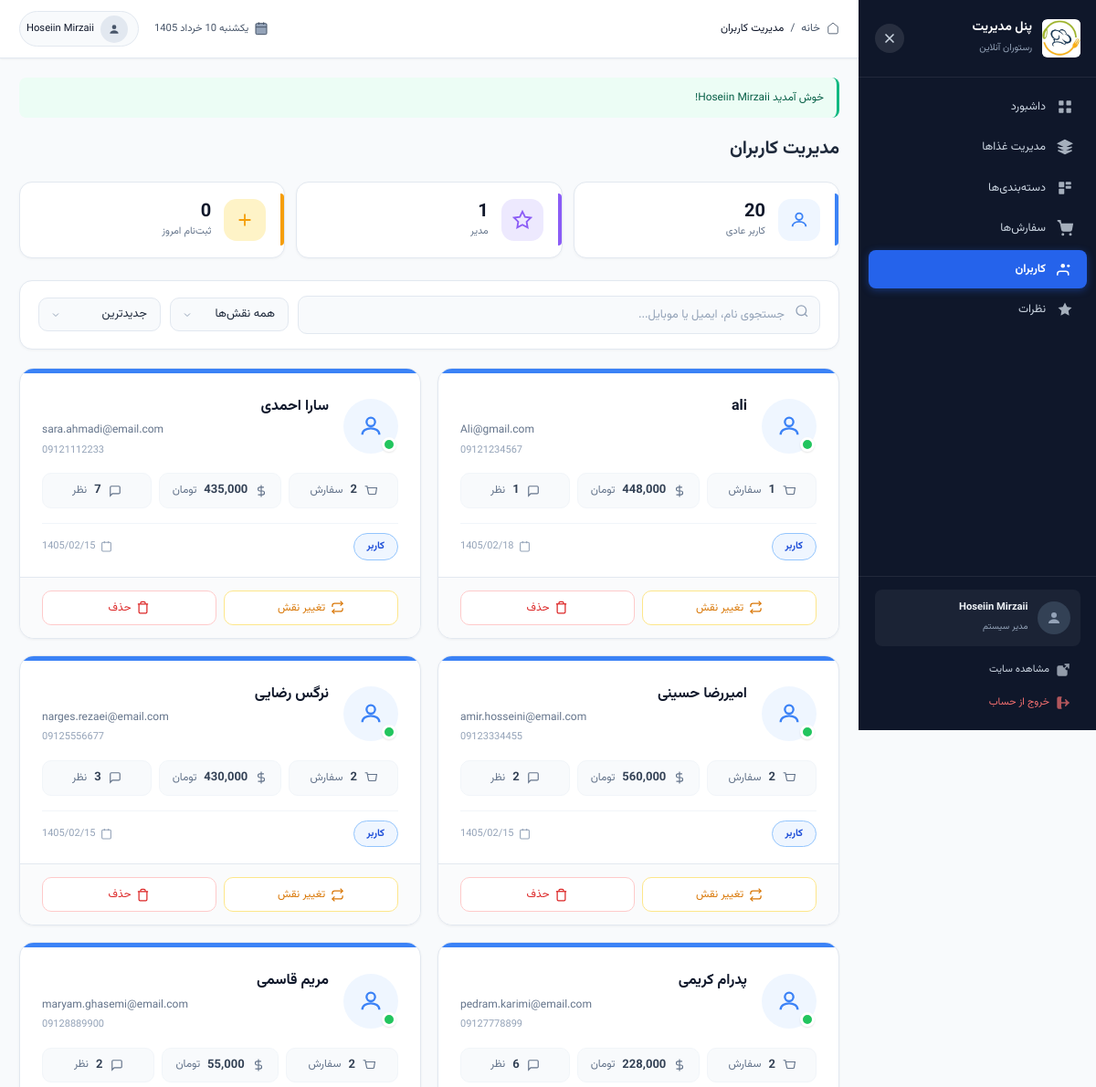
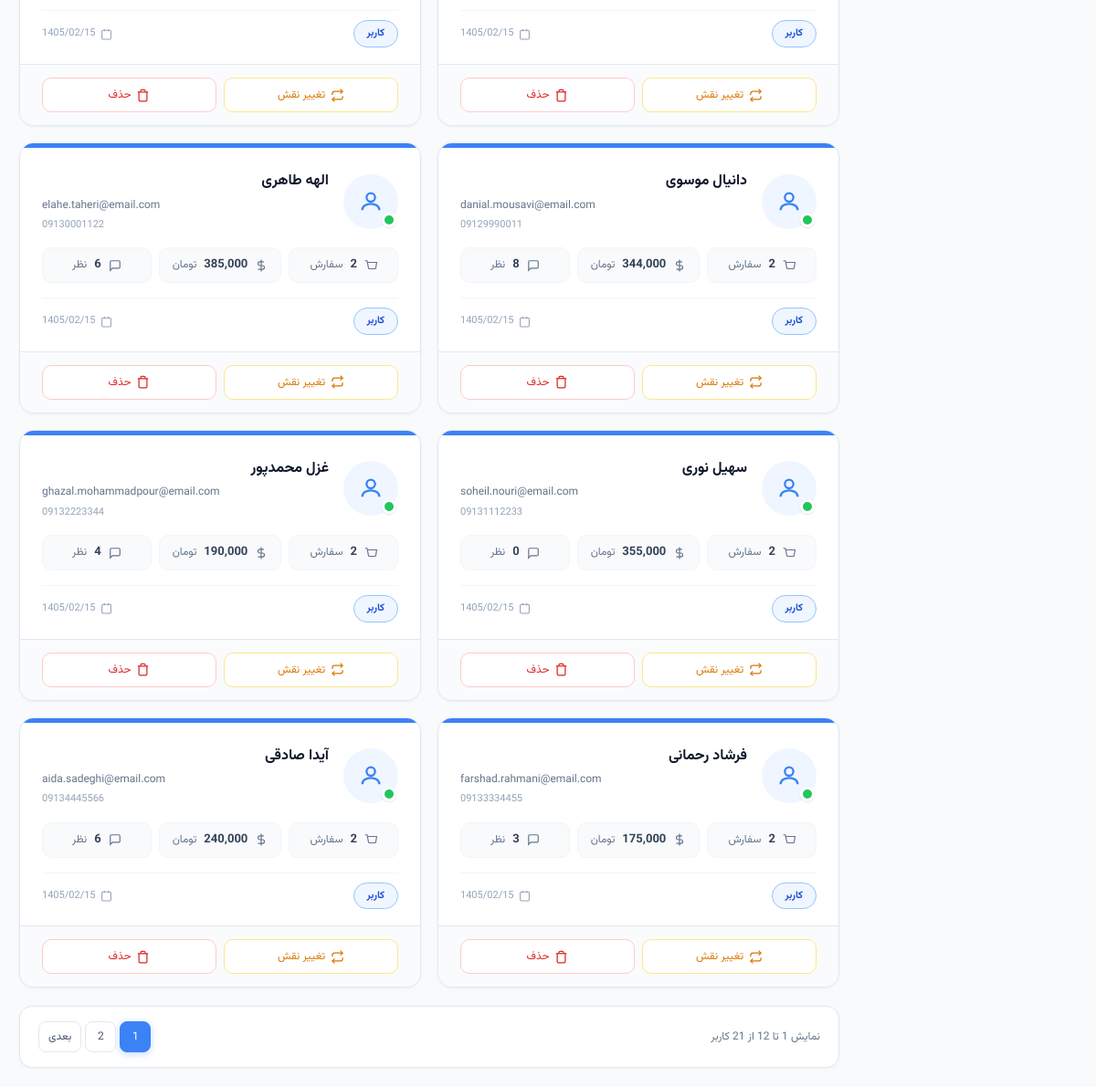
The page /admin/users.php (signed in) on the database its author committed (2 pictures, top to bottom).
### tables this page shows
CREATE TABLE `users` (
  `id` int(11) NOT NULL,
  `full_name` varchar(100) NOT NULL,
  `email` varchar(100) NOT NULL,
  `phone` varchar(15) DEFAULT NULL,
  `password` varchar(255) NOT NULL,
  `role` enum('user','admin') DEFAULT 'user',
  `created_at` timestamp NOT NULL DEFAULT current_timestamp()
);

### admin/users.php (the view, shortened to what this page needs)
<?php
require_once '../includes/header_admin.php';
$search = isset($_GET['search']) ? sanitize($_GET['search']) : '';
$sort = isset($_GET['sort']) ? $_GET['sort'] : 'newest';
$page = isset($_GET['page']) ? max(1, (int)$_GET['page']) : 1;
$per_page = 12;
$where = [];
$where_clause = !empty($where) ? 'WHERE ' . implode(' AND ', $where) : '';
$order_clause = 'ORDER BY u.created_at DESC';
$count_sql = "SELECT COUNT(*) as total FROM users u $where_clause";
$count_result = mysqli_query($conn, $count_sql);
$total_users = mysqli_fetch_assoc($count_result)['total'];
$total_pages = ceil($total_users / $per_page);
$offset = ($page - 1) * $per_page;
$users_sql = "SELECT u.*,
              (SELECT COUNT(*) FROM orders WHERE user_id = u.id) as order_count,
              (SELECT SUM(total_price) FROM orders WHERE user_id = u.id AND status = 'delivered') as total_spent,
              (SELECT COUNT(*) FROM reviews WHERE user_id = u.id) as review_count
              FROM users u
              $where_clause
              $order_clause
              LIMIT $offset, $per_page";
$users_result = mysqli_query($conn, $users_sql);
$stats = mysqli_fetch_assoc(mysqli_query(
    $conn,
    "SELECT
        COUNT(*) as total,
        SUM(CASE WHEN role = 'user' THEN 1 ELSE 0 END) as users,
        SUM(CASE WHEN role = 'admin' THEN 1 ELSE 0 END) as admins,
        SUM(CASE WHEN DATE(created_at) = CURDATE() THEN 1 ELSE 0 END) as today_new
     FROM users"
));
?>
<link rel="stylesheet" href="../assets/css/admin_users.css">
<div class="page-toolbar">
    <h2>مدیریت کاربران</h2>
</div>
<div class="stats-mini-row">
    <div class="stat-mini-card">
        <div class="stat-mini-icon" style="background:#eff6ff;">
            <svg viewBox="0 0 24 24" xmlns="http://www.w3.org/2000/svg" style="fill:none;stroke:#3b82f6;stroke-width:2;">
                <circle cx="12" cy="8" r="4" />
                <path d="M4 20c0-4 4-6 8-6s8 2 8 6" />
            </svg>
        </div>
        <div class="stat-mini-info">
            <strong><?php echo number_format($stats['users']); ?></strong>
            <span>کاربر عادی</span>
        </div>
    </div>
    <div class="stat-mini-card">
        <div class="stat-mini-icon" style="background:#ede9fe;">
            <svg viewBox="0 0 24 24" xmlns="http://www.w3.org/2000/svg" style="fill:none;stroke:#8b5cf6;stroke-width:2;">
                <polygon points="12 2 15.09 8.26 22 9.27 17 14.14 18.18 21.02 12 17.77 5.82 21.02 7 14.14 2 9.27 8.91 8.26 12 2" />
            </svg>
        </div>
        <div class="stat-mini-info">
            <strong><?php echo number_format($stats['admins']); ?></strong>
            <span>مدیر</span>
        </div>
    </div>
    <div class="stat-mini-card">
        <div class="stat-mini-icon" style="background:#fef3c7;">
            <svg viewBox="0 0 24 24" xmlns="http://www.w3.org/2000/svg" style="fill:none;stroke:#f59e0b;stroke-width:2;">
                <line x1="12" y1="5" x2="12" y2="19" />
                <line x1="5" y1="12" x2="19" y2="12" />
            </svg>
        </div>
        <div class="stat-mini-info">
            <strong><?php echo number_format($stats['today_new']); ?></strong>
            <span>ثبت‌نام امروز</span>
        </div>
    </div>
</div>
<div class="filters-card">
    <form method="GET" action="">
        <div class="filters-row">
            <div class="search-wrap">
                <span class="search-icon">
                </span>
                <input type="text" name="search" placeholder="جستجوی نام، ایمیل یا موبایل..."
                    value="<?php echo htmlspecialchars($search); ?>">
            </div>
            <select name="role" class="filter-select" onchange="this.form.submit()">
                <option value="">همه نقش‌ها</option>
            </select>
            <select name="sort" class="filter-select" onchange="this.form.submit()">
                <option value="newest" <?php echo $sort === 'newest' ? 'selected' : ''; ?>>جدیدترین</option>
            </select>
        </div>
    </form>
</div>
<div class="users-grid">
    <?php if (mysqli_num_rows($users_result) > 0): ?>
        <?php while ($user = mysqli_fetch_assoc($users_result)):
            $is_me = $user['id'] == $_SESSION['user_id'];
            $is_admin = $user['role'] === 'admin';
            $stripe_color = $is_admin ? '#8b5cf6' : '#3b82f6';
            $avatar_bg = $is_admin ? '#ede9fe' : '#eff6ff';
            $avatar_stroke = $is_admin ? '#8b5cf6' : '#3b82f6';
            $dot_color = $is_admin ? '#8b5cf6' : '#22c55e';
        ?>
            <div class="user-card <?php echo $is_me ? 'is-me' : ''; ?>">
                <div class="user-card-stripe" style="background:<?php echo $stripe_color; ?>"></div>
                <div class="user-card-body-main">
                    <div class="user-card-top">
                        <div class="user-avatar-circle" style="background:<?php echo $avatar_bg; ?>;">
                            <svg viewBox="0 0 24 24" xmlns="http://www.w3.org/2000/svg"
                                style="fill:none;stroke:<?php echo $avatar_stroke; ?>;stroke-width:2;">
                                <circle cx="12" cy="8" r="4" />
                                <path d="M4 20c0-4 4-6 8-6s8 2 8 6" />
                            </svg>
                            <span class="role-dot" style="background:<?php echo $dot_color; ?>;"></span>
                        </div>
                        <div class="user-info-top">
                            <h3><?php echo $user['full_name']; ?></h3>
                            <span class="user-email-text"><?php echo $user['email']; ?></span>
                            <span class="user-phone-text"><?php echo $user['phone'] ? $user['phone'] : 'بدون شماره'; ?></span>
                        </div>
                    </div>
                    <div class="user-stats-row">
                        <div class="user-stat-item">
                            <svg viewBox="0 0 24 24" xmlns="http://www.w3.org/2000/svg" style="fill:none;stroke:currentColor;stroke-width:2;">
                                <path d="M1 3h4l2.68 13.39a2 2 0 002 1.61h9.72a2 2 0 002-1.61L23 6H6" />
                            </svg>
                            <strong><?php echo number_format($user['order_count']); ?></strong> سفارش
                        </div>
                        <div class="user-stat-item">
                            <svg viewBox="0 0 24 24" xmlns="http://www.w3.org/2000/svg" style="fill:none;stroke:currentColor;stroke-width:2;">
                                <line x1="12" y1="1" x2="12" y2="23" />
                                <path d="M17 5H9.5a3.5 3.5 0 000 7h5a3.5 3.5 0 010 7H6" />
                            </svg>
                            <strong><?php echo $user['total_spent'] ? number_format($user['total_spent']) : '0'; ?></strong> تومان
                        </div>
                        <div class="user-stat-item">
                            <svg viewBox="0 0 24 24" xmlns="http://www.w3.org/2000/svg" style="fill:none;stroke:currentColor;stroke-width:2;">
                                <path d="M21 15a2 2 0 01-2 2H7l-4 4V5a2 2 0 012-2h14a2 2 0 012 2z" />
                            </svg>
                            <strong><?php echo number_format($user['review_count']); ?></strong> نظر
                        </div>
                    </div>
                    <div class="user-meta-row">
                        <span class="user-role-badge <?php echo $is_admin ? 'role-admin-badge' : 'role-user-badge'; ?>">
                            <?php echo $is_admin ? 'مدیر' : 'کاربر'; ?>
                        </span>
                        <span class="user-join-date">
                            <svg viewBox="0 0 24 24" xmlns="http://www.w3.org/2000/svg" style="width:13px;height:13px;fill:none;stroke:currentColor;stroke-width:2;">
                                <rect x="3" y="4" width="18" height="18" rx="2" />
                                <line x1="16" y1="2" x2="16" y2="6" />
                                <line x1="8" y1="2" x2="8" y2="6" />
                            </svg>
                            <?php echo toJalali($user['created_at'], 'Y/m/d'); ?>
                        </span>
                    </div>
                </div>
                <div class="user-card-actions">
                    <?php if (!$is_me): ?>
                        <button class="btn btn-outline-warning"
                            onclick="toggleRole(<?php echo $user['id']; ?>, '<?php echo $user['role']; ?>', '<?php echo addslashes($user['full_name']); ?>')">
                            <svg viewBox="0 0 24 24" xmlns="http://www.w3.org/2000/svg" style="fill:none;stroke:currentColor;stroke-width:2;">
                                <polyline points="17 1 21 5 17 9" />
                                <path d="M3 11V9a4 4 0 014-4h14" />
                                <polyline points="7 23 3 19 7 15" />
                                <path d="M21 13v2a4 4 0 01-4 4H3" />
                            </svg>
                            تغییر نقش
                        </button>
                        <button class="btn btn-outline-danger"
                            onclick="deleteUser(<?php echo $user['id']; ?>, '<?php echo addslashes($user['full_name']); ?>', <?php echo $user['order_count']; ?>)">
                            <svg viewBox="0 0 24 24" xmlns="http://www.w3.org/2000/svg" style="fill:none;stroke:currentColor;stroke-width:2;">
                                <polyline points="3 6 5 6 21 6" />
                                <path d="M19 6v14a2 2 0 01-2 2H7a2 2 0 01-2-2V6m3 0V4a2 2 0 012-2h4a2 2 0 012 2v2" />
                            </svg>
                            حذف
                        </button>
                    <?php else: ?>
                        <span style="flex:1;text-align:center;font-size:12px;color:#94a3b8;padding:8px;">
                            حساب کاربری شما
                        </span>
                    <?php endif; ?>
                </div>
            </div>
        <?php endwhile; ?>
    <?php endif; ?>
</div>
<?php if ($total_pages > 1): ?>
    <div class="pagination-row">
        <div class="pagination-info">
            نمایش <?php echo min(($page - 1) * $per_page + 1, $total_users); ?>
            تا <?php echo min($page * $per_page, $total_users); ?>
            از <?php echo number_format($total_users); ?> کاربر
        </div>
        <div class="pagination">
            <?php
            $query_params = array_filter($_GET);
            unset($query_params['page']);
            $base_url = 'users.php?' . http_build_query($query_params);
            ?>
            <?php for ($i = 1; $i <= $total_pages; $i++):
                if ($i == 1 || $i == $total_pages || ($i >= $page - 2 && $i <= $page + 2)): ?>
                    <a href="<?php echo $base_url; ?>&page=<?php echo $i; ?>"
                        class="page-link <?php echo $i === $page ? 'active' : ''; ?>"><?php echo $i; ?></a>
                <?php elseif ($i == $page - 3 || $i == $page + 3): ?>
                    <span class="page-dots">...</span>
            <?php endif;
            endfor; ?>
            <?php if ($page < $total_pages): ?>
                <a href="<?php echo $base_url; ?>&page=<?php echo $page + 1; ?>" class="page-link">بعدی</a>
            <?php endif; ?>
        </div>
    </div>
<?php endif; ?>
<?php require_once '../includes/footer_admin.php'; ?>

### assets/css/header_admin.css (style rules this page uses)
*, *::before, *::after { margin: 0; padding: 0; box-sizing: border-box; }
:root { --sidebar-width: 260px; --header-height: 64px; --primary: #2563eb; --primary-light: #dbeafe; --primary-dark: #1d4ed8; --sidebar-bg: #0f172a; --sidebar-hover: #1e293b; --sidebar-active: #2563eb; --bg-main: #f8fafc; --text-primary: #0f172a; --text-secondary: #475569; --text-muted: #94a3b8; --border: #e2e8f0; --danger: #ef4444; --success: #10b981; --warning: #f59e0b; --shadow-sm: 0 1px 2px rgba(0, 0, 0, 0.05); --shadow: 0 1px 3px rgba(0, 0, 0, 0.1), 0 1px 2px rgba(0, 0, 0, 0.06); --shadow-md: 0 4px 6px -1px rgba(0, 0, 0, 0.1); --radius: 8px; --transition: all 0.2s ease; }
html { font-size: 14px; scroll-behavior: smooth; }
body { font-family: "Vazirmatn", Tahoma, sans-serif; background: var(--bg-main); color: var(--text-primary); line-height: 1.6; overflow-x: hidden; min-height: 100vh; }
a { text-decoration: none; color: inherit; }
button { border: none; background: none; cursor: pointer; font-family: inherit; }
.nav-icon svg { width: 18px; height: 18px; fill: currentColor; }

### rows shown on the page
users: full_name "ali", email "Ali@gmail.com", phone "09121234567", order_count "1", total_spent "448,000", review_count "1", role "کاربر", created_at "1405/02/18"
users: full_name "سارا احمدی", email "sara.ahmadi@email.com", phone "09121112233", order_count "2", total_spent "435,000", review_count "7", role "کاربر", created_at "1405/02/15"
users: full_name "امیررضا حسینی", email "amir.hosseini@email.com", phone "09123334455", order_count "2", total_spent "560,000", review_count "2", role "کاربر", created_at "1405/02/15"
users: full_name "نرگس رضایی", email "narges.rezaei@email.com", phone "09125556677", order_count "2", total_spent "430,000", review_count "3", role "کاربر", created_at "1405/02/15"
users: full_name "پدرام کریمی", email "pedram.karimi@email.com", phone "09127778899", order_count "2", total_spent "228,000", review_count "6", role "کاربر", created_at "1405/02/15"
users: full_name "مریم قاسمی", email "maryam.ghasemi@email.com", phone "09128889900", order_count "2", total_spent "55,000", review_count "2", role "کاربر", created_at "1405/02/15"
users: full_name "دانیال موسوی", email "danial.mousavi@email.com", phone "09129990011", order_count "2", total_spent "344,000", review_count "8", role "کاربر", created_at "1405/02/15"
users: full_name "الهه طاهری", email "elahe.taheri@email.com", phone "09130001122", order_count "2", total_spent "385,000", review_count "6", role "کاربر", created_at "1405/02/15"
users: full_name "سهیل نوری", email "soheil.nouri@email.com", phone "09131112233", order_count "2", total_spent "355,000", review_count "0", role "کاربر", created_at "1405/02/15"
users: full_name "غزل محمدپور", email "ghazal.mohammadpour@email.com", phone "09132223344", order_count "2", total_spent "190,000", review_count "4", role "کاربر", created_at "1405/02/15"
users: full_name "فرشاد رحمانی", email "farshad.rahmani@email.com", phone "09133334455", order_count "2", total_spent "175,000", review_count "3", role "کاربر", created_at "1405/02/15"
users: full_name "آیدا صادقی", email "aida.sadeghi@email.com", phone "09134445566", order_count "2", total_spent "240,000", review_count "6", role "کاربر", created_at "1405/02/15"

### other values the page prints
$item['title'] "داشبورد"
$item['title'] "مدیریت غذاها"
$item['title'] "دسته‌بندی‌ها"
$item['title'] "سفارش‌ها"
$item['title'] "کاربران"
$item['title'] "نظرات"
$adminName "Hoseiin Mirzaii"
$pageTitle "مدیریت کاربران"
$_SESSION['success'] "خوش آمدید Hoseiin Mirzaii!"
$stats['users'] "20"
$stats['admins'] "1"
$stats['today_new'] "0"
$total_users "21"
